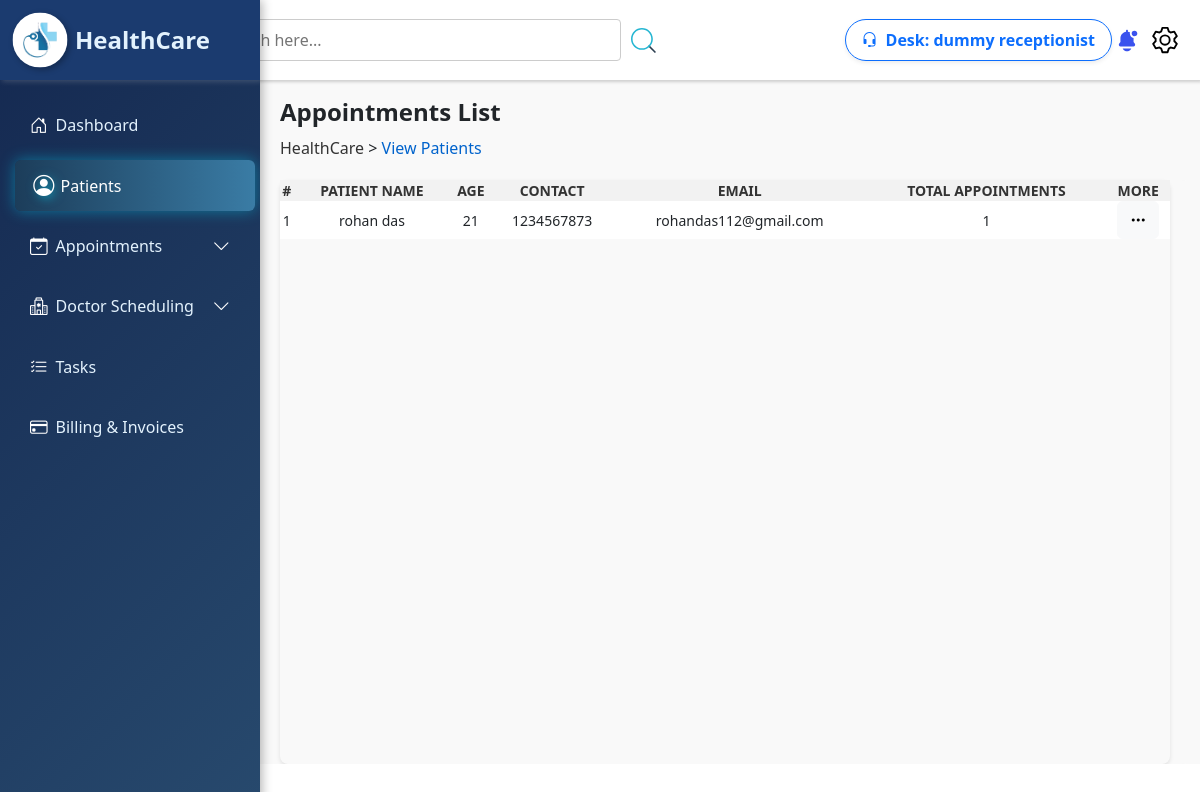
The app's page /Healthcare_manage/receptionist/viewpatients.php (signed in) with its own data.
### tables this page shows
CREATE TABLE `receptionist` (
  `rid` int(5) NOT NULL,
  `name` varchar(100) NOT NULL,
  `dob` date NOT NULL,
  `gender` varchar(10) NOT NULL,
  `hire_dt` datetime NOT NULL DEFAULT current_timestamp(),
  `email` varchar(255) NOT NULL,
  `contact` decimal(10,0) NOT NULL,
  `username` varchar(100) NOT NULL,
  `password` varchar(255) NOT NULL,
  `status` varchar(10) NOT NULL DEFAULT 'Active'
);

CREATE TABLE `patients` (
  `patient_id` int(5) NOT NULL,
  `patient_name` varchar(100) NOT NULL,
  `gender` varchar(10) NOT NULL,
  `dob` date NOT NULL,
  `email` varchar(255) NOT NULL,
  `contact` decimal(10,0) NOT NULL,
  `username` varchar(100) NOT NULL,
  `password` varchar(255) NOT NULL,
  `status` varchar(50) NOT NULL DEFAULT 'Active',
  `create_at` datetime NOT NULL DEFAULT current_timestamp()
);

### Healthcare_manage/receptionist/viewpatients.php (the view, shortened to what this page needs)
<?php
$conn = connection();
$query3 = mysqli_query($conn, "SELECT p.patient_id, p.patient_name, p.dob, p.contact, p.email, COUNT(a.appoint_id) AS total_appointments
FROM patients p
JOIN appointments a ON p.patient_id = a.patient_id
GROUP BY p.patient_id");
?>
<!DOCTYPE html>
<html lang="en">
<head>
    <link rel="stylesheet" href="./style/viewpatient.css">
    <link rel="stylesheet" href="https://cdn.datatables.net/1.11.5/css/jquery.dataTables.min.css" />
    <link rel="stylesheet" href="https://cdn.datatables.net/2.2.2/css/dataTables.dataTables.css" />
    <link rel="stylesheet" href="https://cdn.datatables.net/buttons/3.2.2/css/buttons.dataTables.css" />
    <link href="https://cdn.jsdelivr.net/npm/bootstrap@5.3.3/dist/css/bootstrap.min.css" rel="stylesheet"
>
    <link rel="stylesheet" href="https://cdn.jsdelivr.net/npm/bootstrap-icons/font/bootstrap-icons.css">
</head>
<body>
    <?php
    include_once("./Navbar.php");
    include_once("./admin_header.php");
    ?>
    <div class="content">
        <div class="header-list">
            <div class="left pt-4">
                <h4 class="fw-bold">Appointments List</h4>
                <p style="margin-top:10px;"><a href="./Dashboard.php"> HealthCare </a> > <span> View Patients
                    </span></p>
            </div>
        </div>
        <div class="container">
            <div class="table-container">
                <table id="myTable" class="nowrap">
                    <thead>
                        <tr>
                            <th class="text-center">#</th>
                            <th class="text-center">Patient Name</th>
                            <th class="text-center">Age</th>
                            <th class="text-center">Contact</th>
                            <th class="text-center">Email</th>
                            <th class="text-center">Total Appointments</th>
                            <th class="text-center">More</th>
                        </tr>
                    </thead>
                    <tbody>
                        <?php while ($patient = mysqli_fetch_assoc($query3)) {
                            $dob = $patient["dob"];
                            $age = date_diff(date_create($dob), date_create('today'))->y; ?>
                            <tr>
                                <td class="text-center"><?= $patient["patient_id"] ?></td>
                                <td class="text-center"><?= $patient["patient_name"] ?></td>
                                <td class="text-center"><?= $age  ?></td>
                                <td class="text-center"><?= $patient["contact"] ?></td>
                                <td class="text-center"><?= $patient["email"] ?></td>
                                <td class="text-center"><?= $patient["total_appointments"] ?></td>
                                <td class="text-center">
                                    <button class="btn btn-light" data-bs-toggle="modal" data-bs-target="#detailsModal<?= $patient["patient_id"] ?>">
                                        <i class="bi bi-three-dots"></i>
                                    </button>
                                </td>
                            </tr>
                        <?php } ?>
                    </tbody>
                </table>
            </div>
        </div>
    </div>
</body>
</html>

### Healthcare_manage/receptionist/admin_header.php (shortened to what this page needs)
<?php
$conn = connection();
$runame = $_SESSION['receptionist'];
$query2 = mysqli_query($conn, "SELECT * FROM receptionist where username='$runame'");
$receptionist = mysqli_fetch_assoc($query2);
?>
<!DOCTYPE html>
<html lang="en">
<head>
    <link href="https://cdn.jsdelivr.net/npm/bootstrap@5.3.3/dist/css/bootstrap.min.css" rel="stylesheet"
>
    <link rel="stylesheet" href="https://cdn.jsdelivr.net/npm/bootstrap-icons/font/bootstrap-icons.css">
</head>
<body>
    <div class="box">
        <div class="search-container">
            <input type="search" class="search-bar" id="search-bar" placeholder="Search here...">
            <img src="./../assets/images/search.svg" height="25" id="search-button">
        </div>
        <div class="d-flex align-items-center">
            <a class="btn btn-outline-primary d-flex align-items-center px-3 py-2 rounded-pill shadow-sm">
                <i class="bi bi-headset me-2"></i>
                <strong> Desk: <?= $receptionist["name"] ?></strong>
            </a>
        </div>
        <div class="icons d-flex align-items-center gap-2">
            <img src="./../assets/images/notification.svg" alt="Notification" class="icon" id="notification">
            <img src="./../assets/images/setting.svg" alt="Settings" class="icon" id="setting">
        </div>
    </div>
</body>
</html>

### Healthcare_manage/receptionist/style/viewpatient.css (style rules this page uses)
.content { margin-left: 250px; padding: 0 10px; overflow-x: hidden; background-color: #f9f9f9; }
.header-list { height: 10vh; width: 100%; display: flex; align-items: center; justify-content: space-between; padding: 50px 10px; }
.left, .right { align-items: center; }
.left { flex-grow: 1; padding: 10px; }
.left a { text-decoration: none; color: #333; }
.left span { color: #0063cc; }
.content .container { min-height: 73vh; width: 100%; padding: 0px 20px; background-color: #f9f9f9; border-radius: 8px; display: flex; }
.table-container { width: 100%; border-radius: 8px; box-shadow: 0 2px 4px rgba(0, 0, 0, 0.1); }
table { min-width: 100%; border-collapse: collapse; background-color: #fff; }
thead { background-color: #f2f2f2; }
th, td { text-align: center; font-size: 14px; }
th { text-transform: uppercase; color: #333; background-color: #f2f2f2; }

### Healthcare_manage/receptionist/style/Navbar.css (style rules this page uses)
* { margin: 0; padding: 0; box-sizing: border-box; }

### Healthcare_manage/receptionist/admin_header.php (style rules this page uses)
.box { width: 100%; display: flex; justify-content: center; align-items: center; padding: 0 20px; background-color: #fff; height: 10vh; box-shadow: 2px 2px 3px rgb(206, 206, 206); }
.search-container { height: 100%; width: 100%; display: flex; justify-content: center; align-items: center; flex: 1; gap: 10px; min-width: 280px; }
.search-container #search-button { border: none; cursor: pointer; }
.search-bar { width: 50%; padding: 8px 10px; font-size: 16px; border: 1px solid #ccc; border-radius: 4px; outline: none; }
.icons { height: 100%; display: flex; justify-content: space-around; align-items: center; gap: 10px; flex-shrink: 0; }
.icon { width: 30px; height: 30px; cursor: pointer; }
.box { position: sticky; top: 0; z-index: 1; }

### records on screen
receptionist: name "dummy receptionist"
patients: patient_id "1", patient_name "rohan das", dob "21", contact "1234567873", email "rohandas112@gmail.com", total_appointments "1"
